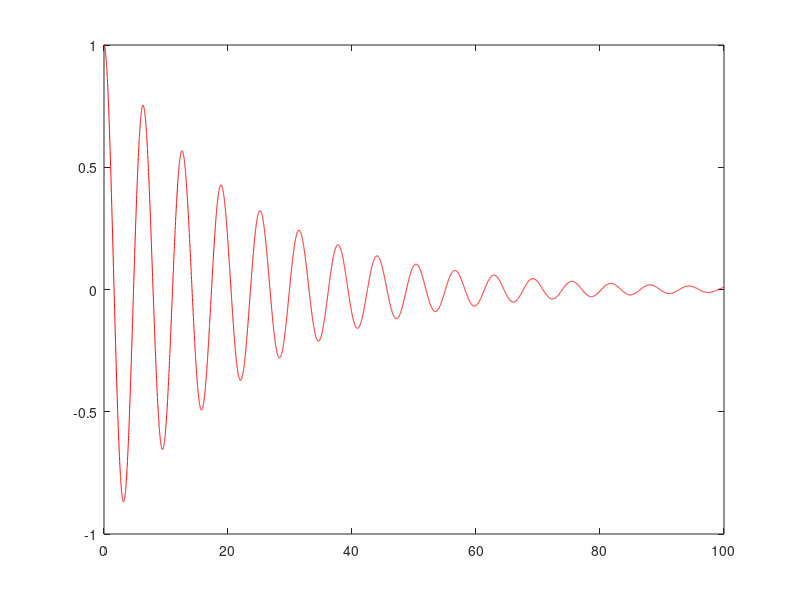

MATLAB code for this plot:
function Ex1b

%dt1 = 0.5; % large step size
dt2 = 0.01; % smaller step size
% Time points
Tmin = 0;
Tmax = 100;

%T2 = Tmin:dt1:Tmax;
T3 = Tmin:dt2:Tmax;

m = 1;
c = 0.1;
k = 1;

% % Euler method with large step size
% y2(1) = 1;
% for t = 2:length(T2)
%    y2(t) = -(1/m)*(c*(0+(k*y2(t-1))));
%    y2(t) = y2(t-1)+(dt1*y2(t));
% end
% Euler method with smaller step size

z(1) = 1;
w(1) = 0;

for t = 1:length(T3)-1
    
   %w( t+1 ) = w(t) + ( dt2 * t * ( -w(t) + sin( t * z(t) ) ) );
   %z( t+1 ) = z(t) + ( dt2 * t * w(t) );
   
   z ( t+1 ) = z(t) + ( dt2 * w(t) );
   w ( t+1 ) = w(t) + ( dt2 * ( -1/m * ( ( c * w(t) ) + ( k * z(t) ) ) ) ); 
   
   %y3(t) = (-1/m)*((c*0)+(k*y3(t-1)));
   %y3(t) = y3(t-1)+(dt2*y3(t));
end

plot(T3,z,'Color','Red')
ylim([-1 1]);

end